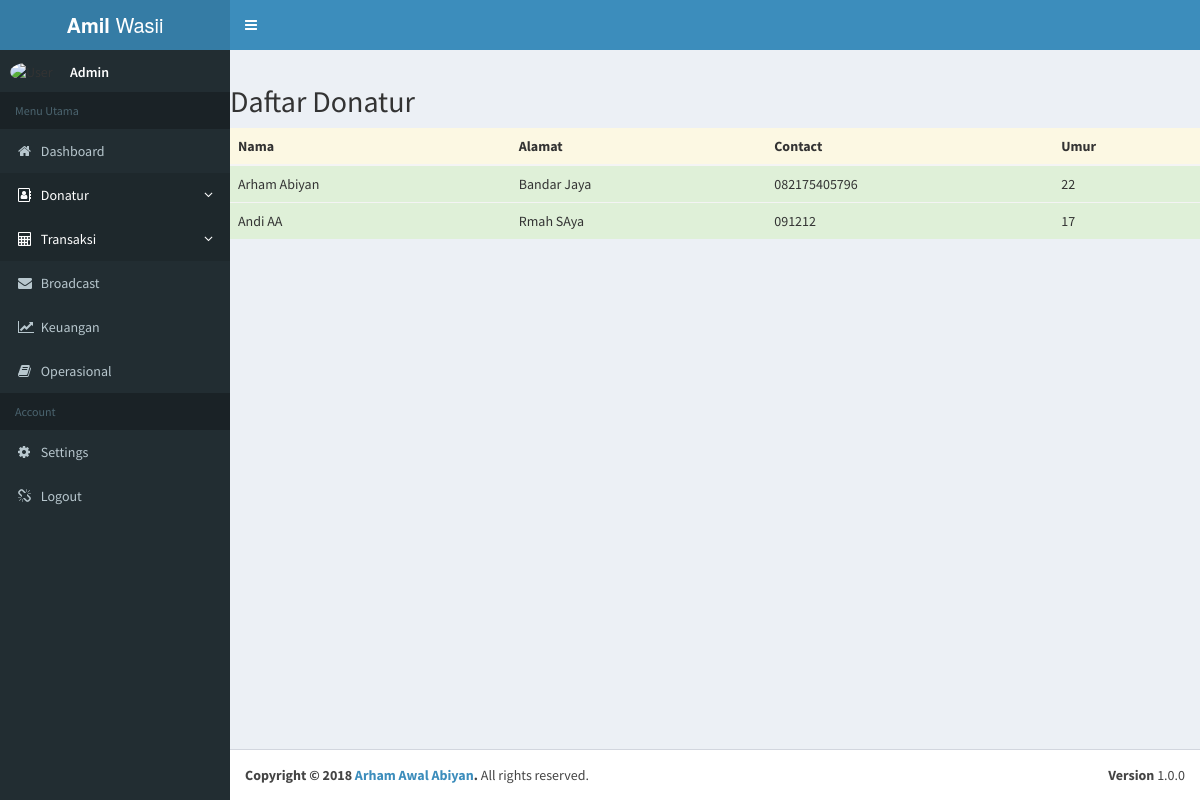
The page /donatur/ on the database its author committed.
### donatur/models.py (models this page shows, shortened)
class Donatur(models.Model):
    nama    = models.CharField(max_length=100)
    email   = models.EmailField(null=True, blank=True)
    alamat  = models.CharField(max_length=100, null=True, blank=True)
    contact = models.CharField(max_length=100, null=True, blank=True)
    umur    = models.IntegerField()
    pekerjaan   = models.CharField(max_length=100, null=True, blank=True)
    institusi = models.CharField(max_length=100, null=True, blank=True)

### donatur/views.py (the view)
# urls.py: path('', views.DonaturListView.as_view(), name='donatur_list'),
class DonaturListView(ListView):
    model = Donatur
    context_object_name = 'donatur'

### donatur/templates/donatur/donatur_list.html (shortened to what this page needs)
{% extends 'base.html' %}
{% block content %}
  <h2>Daftar Donatur</h2>
  <table class="table table-hover">
    <thead>
      <tr class="warning">
        <th>Nama</th>
        <th>Alamat</th>
        <th>Contact</th>
        <th>Umur</th>
      </tr>
    </thead>
    <tbody>
      {% for donatur in donatur %}
        <tr class="success">
          <td>{{ donatur.nama }}</td>
          <td>{{ donatur.alamat }}</td>
          <td>{{ donatur.contact }}</td>
          <td>{{ donatur.umur }}</td>
        </tr>
      {% endfor %}
    </tbody>
  </table>
{% endblock %}

### rows shown on the page
Donatur: nama "Arham Abiyan", alamat "Bandar Jaya", contact "082175405796", umur "22"
Donatur: nama "Andi AA", alamat "Rmah SAya", contact "091212", umur "17"
